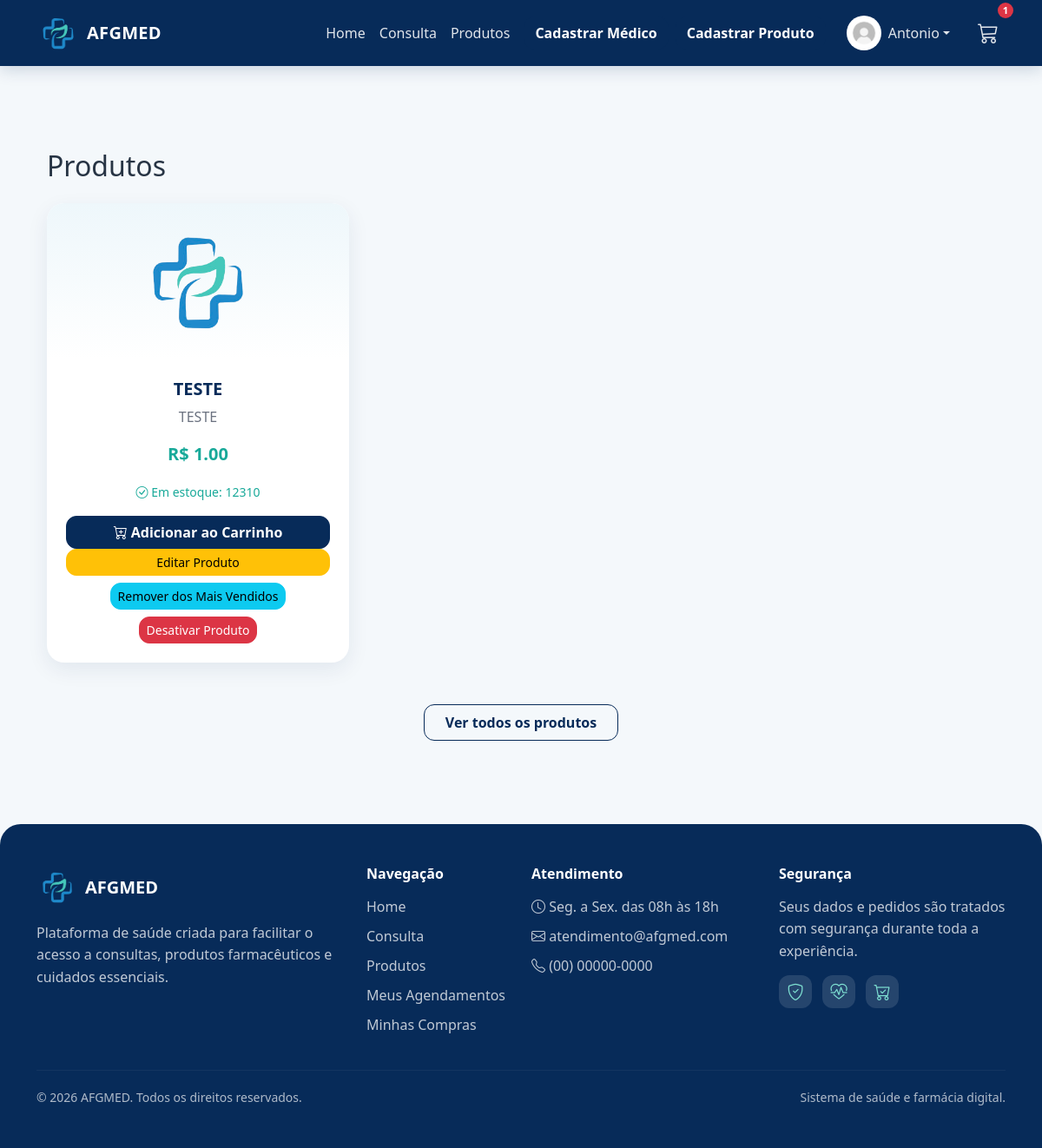
Before: /produtos (signed in) with the older database file.
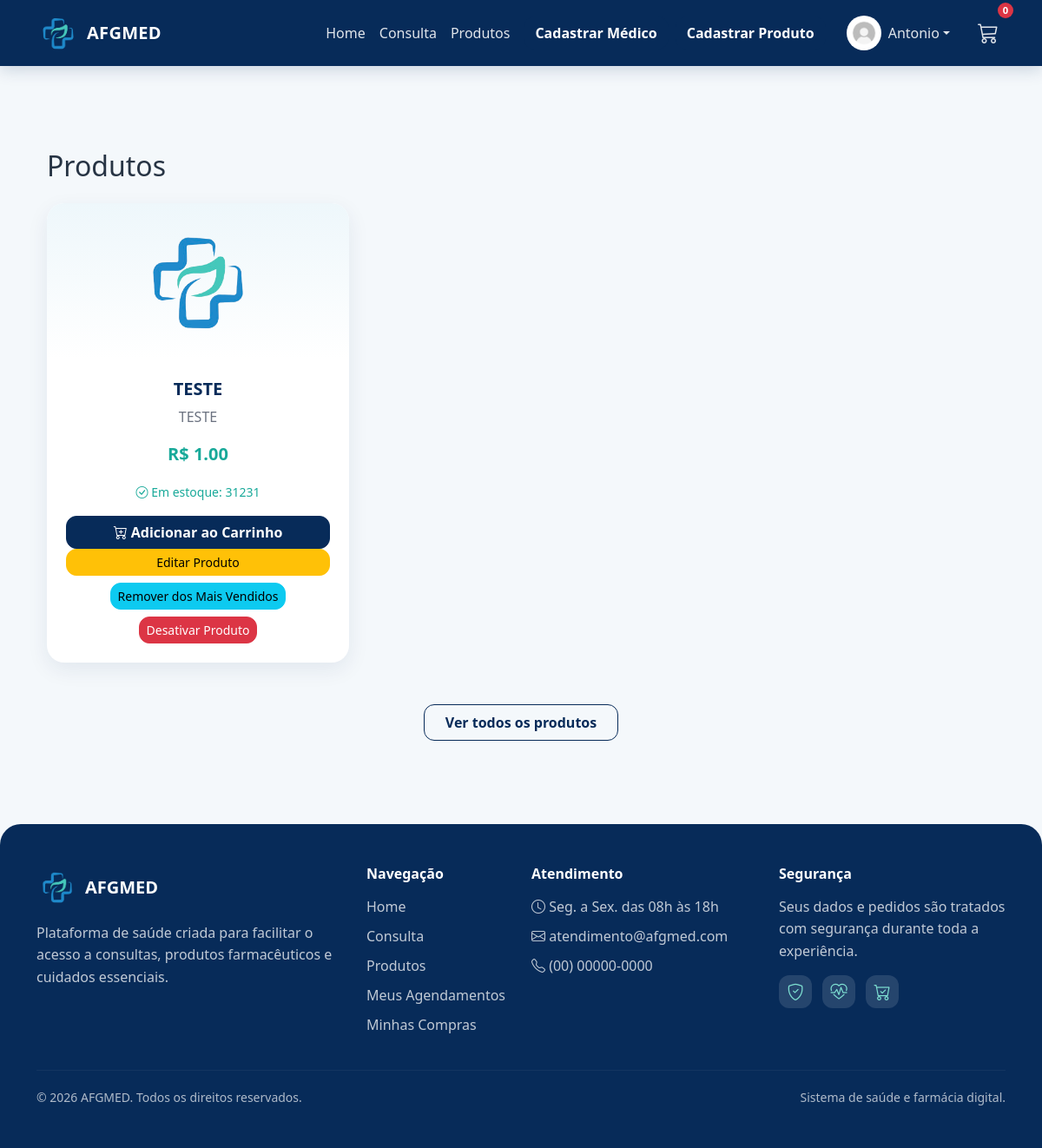
After: the same page with the newer database file.
### projetoafgmed/models.py (models this page shows)
class Produto(database.Model):
    id = database.Column(database.Integer, primary_key=True)
    nome = database.Column(database.String, nullable=False)
    descricao = database.Column(database.String)
    preco = database.Column(database.Float, nullable=False)
    estoque = database.Column(database.Integer, default=0)
    foto = database.Column(database.String, default="default.jpg")
    ativo = database.Column(database.Boolean, default=True, nullable=False)
    destaque_home = database.Column(database.Boolean, default=False, nullable=False)
    data_criacao = database.Column(database.DateTime, nullable=False, default=datetime.utcnow)

### projetoafgmed/routes.py (the view)
@app.route("/produtos")
@login_required
def produtos():
    return render_template("produtos.html", produtos=Produto.query.all())

### projetoafgmed/models.py (called while the page is built)
@login_manager.user_loader
def load_usuario(id_usuario):
    return Usuario.query.get(int(id_usuario))

### projetoafgmed/routes.py (called while the page is built, shortened)
@app.context_processor
def carrinho_global():
    if current_user.is_authenticated:
        carrinho = Carrinho.query.filter_by(
            id_usuario=current_user.id,
            status="ativo"
        ).first()
        itens = carrinho.itens if carrinho else []
        total = sum(item.quantidade * item.preco_unitario for item in itens)
        quantidade = sum(item.quantidade for item in itens)
        return {
            "carrinho": carrinho,
            "itens_carrinho": itens,
            "total_carrinho": total,
            "quantidade_carrinho": quantidade
        }

### projetoafgmed/templates/produtos.html (shortened to what this page needs)
{% extends "base.html" %}
{% block content %}
<div class="container py-5">
    <h2 class="mb-4">Produtos</h2>
    <div class="row row-cols-1 row-cols-md-3 g-4">
        {% for produto in produtos %}
        <div class="col">
            <div class="card h-100 text-center shadow-sm">
                <img src="{{ url_for('static', filename='fotos_produtos/' + produto.foto) }}"
                     class="card-img-top p-3"
                     style="height:180px; object-fit:contain;"
                     alt="{{ produto.nome }}">
                <div class="card-body d-flex flex-column">
                    <h5 class="card-title fw-bold">{{ produto.nome }}</h5>
                    <p class="card-text text-truncate text-muted">{{ produto.descricao }}</p>
                    <p class="fw-bold text-success fs-5">R$ {{ '%.2f' % produto.preco }}</p>
                    <p class="mb-3">
                        {% if produto.estoque > 0 %}
                        <small class="text-success"><i class="bi bi-check-circle"></i> Em estoque: {{ produto.estoque }}</small>
                        {% else %}
                        <small class="text-danger"><i class="bi bi-x-circle"></i> Produto indisponível</small>
                        {% endif %}
                    </p>
                        {% if produto.estoque > 0 %}
                        <form action="{{ url_for('adicionar_carrinho', id_produto=produto.id) }}" method="post" class="mt-auto">
                            <button type="submit" class="btn btn-primary w-100">
                                <i class="bi bi-cart-plus"></i> Adicionar ao Carrinho
                            </button>
                        </form>
                        {% else %}
                        <button class="btn btn-secondary w-100 mt-auto" disabled>Indisponível</button>
                        {% endif %}
                    {% if current_user.is_admin %}
                    <div class="mt-auto d-grid gap-2">
                        <a href="{{ url_for('editar_produto', id_produto=produto.id) }}" class="btn btn-sm btn-warning">
                            Editar Produto
                        </a>
                        <form action="{{ url_for('alternar_destaque_produto', id_produto=produto.id) }}" method="post">
                            <button type="submit" class="btn btn-sm btn-info">
                                {% if produto.destaque_home %}Remover dos Mais Vendidos{% else %}Adicionar aos Mais Vendidos{% endif %}
                            </button>
                        </form>
                        {% if produto.ativo %}
                        <form action="{{ url_for('desativar_produto', id_produto=produto.id) }}" method="post">
                            <button type="submit" class="btn btn-sm btn-danger">Desativar Produto</button>
                        </form>
                        {% else %}
                        <form action="{{ url_for('ativar_produto', id_produto=produto.id) }}" method="post">
                            <button type="submit" class="btn btn-sm btn-success">Ativar Produto</button>
                        </form>
                        {% endif %}
                    </div>
                    {% endif %}
                </div>
            </div>
        </div>
        {% endfor %}
    </div>
    <div class="text-center mt-5">
        <a href="{{ url_for('produtos') }}" class="btn btn-outline-primary px-4 py-2 fw-bold">
            Ver todos os produtos
        </a>
    </div>
</div>
{% endblock %}

### projetoafgmed/templates/base.html (shortened to what the changed rows need)
<!DOCTYPE html>
<html lang="pt-br">
<head>
    <link href="https://cdn.jsdelivr.net/npm/bootstrap@5.3.8/dist/css/bootstrap.min.css" rel="stylesheet">
    <link rel="stylesheet" href="https://cdn.jsdelivr.net/npm/bootstrap-icons@1.11.3/font/bootstrap-icons.css">
    <link rel="stylesheet" href="{{ url_for('static', filename='css/style.css') }}">
</head>
<body>
<nav class="navbar navbar-expand-lg navbar-dark bg-dark">
    <div class="container">
        <div class="collapse navbar-collapse" id="navbarNav">
            <ul class="navbar-nav ms-lg-3 align-items-lg-center">
                {% if current_user.is_authenticated %}
                    {% if not current_user.is_medico or current_user.is_admin %}
                        <li class="nav-item position-relative d-none d-lg-block">
                            <a class="nav-link"
                               href="#"
                               data-bs-toggle="offcanvas"
                               data-bs-target="#carrinhoLateral"
                               aria-controls="carrinhoLateral">
                                <i class="bi bi-cart3" style="font-size: 1.5rem;"></i>
                                {% if carrinho %}
                                    <span class="badge bg-danger badge-carrinho position-absolute top-0 start-100 translate-middle">
                                        {{ quantidade_carrinho }}
                                    </span>
                                {% endif %}
                            </a>
                        </li>
                    {% endif %}
                {% endif %}
            </ul>
        </div>
    </div>
</nav>
<main class="container mt-5">
    {% block content %}{% endblock %}
</main>
</body>
</html>

Changed rows visible on the page:
changed Produto "TESTE": estoque "12310" → "31231"
Other visible differences:
{{ quantidade_carrinho }}: "1" → "0"
